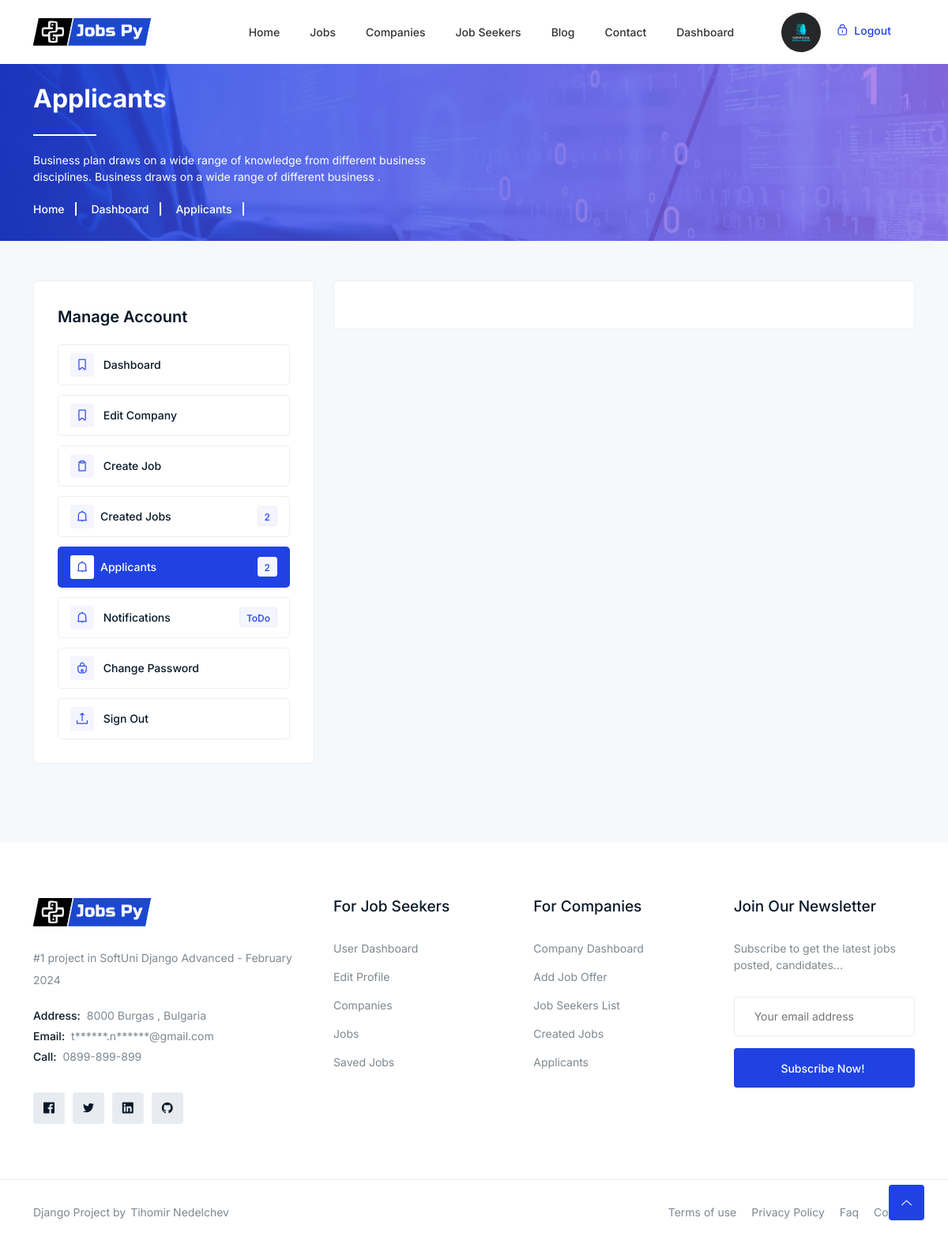
/company/company-applicant/jobs-aplicant/2/ (signed in), run on an earlier commit of the app's database.
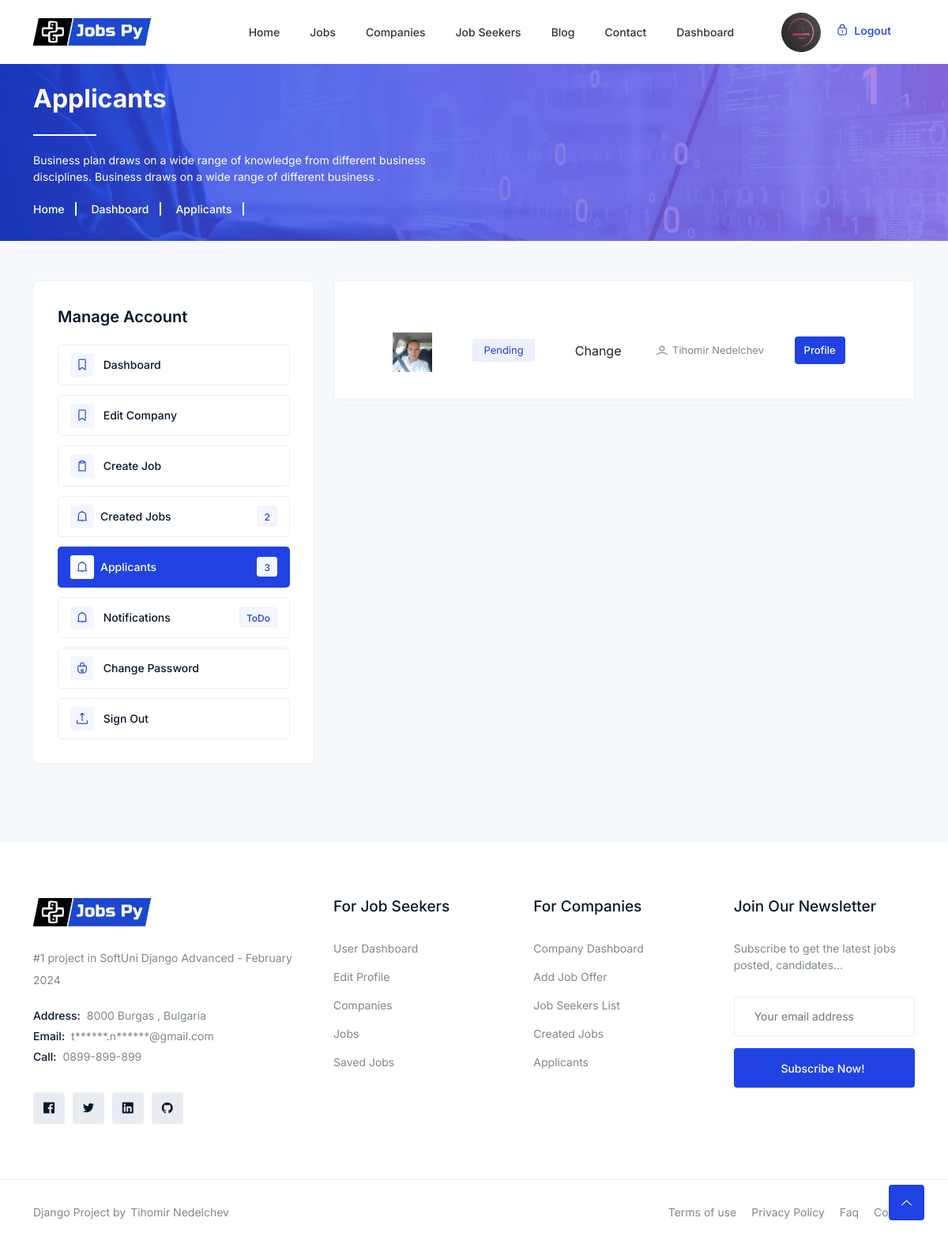
And on a later commit of the database.
### jobsPy/accounts/models.py (models this page shows)
class Account(AbstractBaseUser, PermissionsMixin):
    username = None
    ROLE_CHOICES = (
        ('jobseeker', 'Job Seeker'),
        ('company', 'Company'),
    )
    role = models.CharField(max_length=10, choices=ROLE_CHOICES)
    date_joined = models.DateTimeField(auto_now_add=True)
    last_login = models.DateTimeField(auto_now_add=True)
    email = models.EmailField(max_length=100, unique=True, null=False, blank=False)
    USERNAME_FIELD = 'email'
    EMAIL_FIELD = 'email'
    REQUIRED_FIELDS = []
    objects = AccountModel()
    is_staff = models.BooleanField(default=False)

### jobsPy/company/models.py (models this page shows)
class CompanyProfile(models.Model):
    user = models.OneToOneField(UserModel, on_delete=models.CASCADE, primary_key=True, related_name="company")
    name = models.CharField(max_length=40, null=False, blank=False)
    description = RichTextField(null=False, blank=False)
    location = models.CharField(max_length=40, null=False, blank=False)
    phone = models.CharField(max_length=20, null=True, blank=True)
    address = models.CharField(null=False, blank=False, max_length=200)
    email = models.EmailField(max_length=254, null=False, blank=False)
    image = models.ImageField(null=True, blank=True, upload_to="company/image")
    website_url = models.URLField(max_length=200, null=True, blank=True)
    linkedin_url = models.URLField(max_length=200, null=True, blank=True)
    facebook_url = models.URLField(max_length=200, null=True, blank=True)
    employees = models.PositiveIntegerField(null=False, blank=False)
    foundation_year = models.PositiveIntegerField(null=False, blank=False)
    skills = models.ManyToManyField(Skills, related_name="Technologies")
    activated = models.BooleanField(default=False)
    @property
    def get_all_applicant(self):
        return Applicant.objects.filter(job__user=self.user, job__is_published=True).count()

### jobsPy/jobs/models.py (models this page shows, shortened)
class Job(models.Model):
    user = models.ForeignKey(UserModel,  on_delete=models.CASCADE)
    title = models.CharField(max_length=300)
    slug = models.SlugField(allow_unicode=True, max_length=100, unique=True)
    category = models.ForeignKey(Category,  on_delete=models.CASCADE)
    seniority = models.ForeignKey(Seniority, on_delete=models.SET_NULL, blank=True, null=True)
    description = RichTextField(null=False, blank=False)
    responsibilities = RichTextField(null=False, blank=False)
    benefits = RichTextField(null=True, blank=True)
    job_image = models.ImageField(null=True, blank=True, upload_to="jobs/image", default="images/default/default.jpg")
    vacancy = models.IntegerField(null=True, blank=True)
    location = models.CharField(max_length=300,)
    job_type = models.CharField(choices=JOB_TYPE, max_length=10)
    salary = models.CharField(max_length=30, blank=True)
    deadline = models.DateField()
    is_published = models.BooleanField(default=True)
    created_at = models.DateTimeField(auto_now_add=True)
    modified_at = models.DateTimeField(auto_now=True)
    needed_skills = models.ManyToManyField(Skills, related_name="needed_skills")

class Applicant(models.Model):
    user = models.ForeignKey(UserModel, on_delete=models.CASCADE)
    job = models.ForeignKey(Job, on_delete=models.CASCADE, related_name="applicants")
    created_at = models.DateTimeField(auto_now_add=True)
    comment = models.TextField(blank=True, null=True)
    status = models.SmallIntegerField(default=1)
    class Meta:
        ordering = ["id"]
        unique_together = ["user", "job"]
    @property
    def get_status(self):
        if self.status == 1:
            return "Pending"
        elif self.status == 2:
            return "Accepted"
        else:
            return "Rejected"

### jobsPy/jobseekers/models.py (models this page shows, shortened)
class JobSeeker(models.Model):
    user = models.OneToOneField(UserModel, on_delete=models.CASCADE, primary_key=True)
    first_name = models.CharField(max_length=50, blank=False, null=False)
    last_name = models.CharField(max_length=50, blank=False, null=False)
    city = models.CharField(max_length=50, blank=False, null=False)
    nationality = models.CharField(max_length=50, blank=False, null=False)
    occupation = models.CharField(max_length=50, blank=False, null=False)
    seniority = models.ForeignKey(Seniority, on_delete=models.SET_NULL, blank=True, null=True)
    website = models.URLField(max_length=70, blank=True, null=True)
    linkedin = models.URLField(blank=False, null=False, max_length=50)
    facebook = models.URLField(blank=False, null=False, max_length=50)
    github = models.URLField(blank=False, null=False, max_length=50)
    about = RichTextField(blank=False, null=False)
    phone_number = models.CharField(max_length=50, blank=True, null=True)
    profile_picture = models.ImageField(
        blank=True, null=True, upload_to='images/profile')
    gender = models.CharField(blank=False, null=False,
                              choices=GENDER_TYPE, max_length=1)
    marital_status = models.CharField(blank=False, null=False, max_length=20, choices=MARITAL_STATUS)
    skills = models.ManyToManyField(Skills, related_name="skills")
    activated = models.BooleanField(default=False)

### jobsPy/company/views.py (the view)
# urls.py: path('company-applicant/jobs-aplicant/<int:pk>/', ApplicantList.as_view(), name="applicant_list"),
class ApplicantList(LoginRequiredMixin, CompanyRoleRequiredMixin,ListView):
    model = Applicant
    template_name = 'company/applicant_list.html'  # Create this template if needed
    def get_queryset(self):
        job_pk = self.kwargs['pk']
        job = get_object_or_404(Job, pk=job_pk)
        return job.applicants.all()

### jobsPy/core/accounts_mixins.py (called while the page is built)
    def dispatch(self, request, *args, **kwargs):
        if request.user.is_authenticated and request.user.role == "company":
            return super().dispatch(request, *args, **kwargs)
        else:
            return render(request, '403.html', status=403)

### templates/company/applicant_list.html (shortened to what this page needs)
{% extends 'base.html' %}
{% block main_content %}
    <div class="breadcrumbs overlay">
        <div class="container">
            <div class="row">
                <div class="col-12">
                    <div class="breadcrumbs-content">
                        <h1 class="page-title">Applicants</h1>
                        <p>Business plan draws on a wide range of knowledge from different business<br> disciplines.
                            Business draws on a wide range of different business .</p>
                    </div>
                    <ul class="breadcrumb-nav">
                        <li><a href="{% url 'index' %}">Home</a></li>
                        <li><a href="{% url 'company-dashboard' %}">Dashboard</a></li>
                        <li><a href="{% url 'jobs-applicants' %}">Applicants</a></li>
                    </ul>
                </div>
            </div>
        </div>
    </div>
    <div class="bookmarked section">
        <div class="container">
            <div class="alerts-inner">
                <div class="row">
{% include 'company/company-menu.html' %}
                    <div class="col-lg-8 col-12">
                        <div class="job-items">
                            {% for obj in object_list %}
                            <div class="manage-content">
                                <div class="row align-items-center justify-content-center">
                                    <div class="col-lg-2 col-md-5 col-12">
                                        <div class="title-img">
                                            <div class="can-img">
                                                {% if obj.user.jobseeker.profile_picture %}
                                                <img src="{{  obj.user.jobseeker.profile_picture.url }}" alt="#">
                                                {% endif %}
                                            </div>
                                        </div>
                                    </div>
                                    <div class="col-lg-2 col-md-2 col-12">
                                        <p><span class="time {% if obj.status == 3 %}rejected{% elif obj.status == 2 %}apply{% endif %}">{{ obj.get_status }}</span></p>
                                    </div>
                                    <div class="col-lg-2 col-md-2 col-12">
                                            <a href="{% url 'change-status' obj.pk %}" class="btn">Change</a>
                                    </div>
                                    <div class="col-lg-3 col-md-3 col-12">
                                        <p class="location"><i class="lni lni-user"></i>{{ obj.user.jobseeker.first_name }} {{ obj.user.jobseeker.last_name }}</p>
                                    </div>
                                    <div class="col-lg-2 col-md-2 col-12">
                                        <div class="button">
                                           {% if obj.user.jobseeker %}
                                            <a href="{% url 'jobseeker details' obj.user.jobseeker.pk %}" class="btn">Profile</a>
                                            {% endif %}
                                        </div>
                                    </div>
                                </div>
                            </div>
                            {% endfor %}
                        </div>
                    </div>
                </div>
            </div>
        </div>
    </div>
{% endblock %}

### templates/base.html (shortened to what the changed rows need)
{% load static %}
{% load socialaccount %}
<!DOCTYPE html>
<html class="no-js" lang="zxx">
<head>
    <link rel="stylesheet" href="{% static '/css/bootstrap.min.css' %}" />
    <link rel="stylesheet" href="{% static '/css/LineIcons.2.0.css' %}" />
    <link rel="stylesheet" href="{% static '/css/animate.css' %}" />
    <link rel="stylesheet" href="{% static '/css/tiny-slider.css' %}" />
    <link rel="stylesheet" href="{% static '/css/glightbox.min.css' %}" />
    <link rel="stylesheet" href="{% static '/css/main.css' %}" />
    <link rel="stylesheet" href="{% static '/css/flaticon.css' %}" />
</head>
<body>
    <header class="header style4">
        <div class="navbar-area">
            <div class="container">
                <div class="row align-items-center">
                    <div class="col-lg-12">
                        <nav class="navbar navbar-expand-lg">
                            <div class="button">
                                {% if user.is_authenticated %}
                                {% if user.company.image %}
                                    <a href="{% url 'login_redirect_dashboard' %} "><img class="user-profile-small" src="{{ user.company.image.url }}" alt="Logo"></a>
                                {% elif user.jobseeker.profile_picture %}
                                    <a href="{% url 'login_redirect_dashboard' %} "><img class="user-profile-small" src="{{ user.jobseeker.profile_picture.url }}" alt="Logo"></a>
                                {% endif %}
                                {% else %}
                                <a href="{% url 'login' %}"   class="login"><i
                                        class="lni lni-lock-alt"></i> Login</a>
                                <a href="{% url 'registration' %}"  class="btn">Sign Up</a>
                                {% endif %}
                            </div>
                        </nav>
                    </div>
                </div>
            </div>
        </div>
    </header>
{% block main_content %}
{% endblock %}
</body>
</html>

### templates/company/company-menu.html (shortened to what this page needs)
                    <div class="col-lg-4 col-12">
                        <div class="dashbord-sidebar">
                            <ul>
                                <li class="heading">Manage Account</li>
                              <li><a class="{% if request.resolver_match.url_name == 'company-dashboard' %}active{% endif %}" href="{% url 'company-dashboard'  %}"><i class="lni lni-bookmark"></i> Dashboard </a></li>
                                <li><a class="" href="{% url 'edit-company-profile' request.user.id %}"><i class="lni lni-bookmark"></i> Edit Company </a></li>
                                <li><a class="{% if request.resolver_match.url_name == 'create_job' %}active{% endif %}"  href="{% url 'create_job' %}"><i class="lni lni-clipboard"></i> Create Job</a></li>
                                <li><a class="" href="{% url 'created-jobs' %}"><i class="lni lni-alarm"></i>Created Jobs <span class="notifi">{{ request.user.job_set.all|length }}</span></a></li>
                                <li><a class="{% if request.resolver_match.url_name == 'jobs-applicants' %}active{% elif request.resolver_match.url_name == 'applicant_list' %}active{% endif %}" href="{% url 'jobs-applicants' %}"><i class="lni lni-alarm"></i>Applicants <span class="notifi">{{ request.user.company.get_all_applicant }}</span></a></li>
                                <li><a  href="#"><i class="lni lni-alarm"></i> Notifications <span
                                            class="notifi">ToDo</span></a></li>
                                <li><a href="{% url 'change-password' %}"><i class="lni lni-lock"></i> Change Password</a></li>
                                <li><a href="{% url 'sing-out' %}"><i class="lni lni-upload"></i> Sign Out</a></li>
                            </ul>
                        </div>
                    </div>

What changed in the data, as far as the page shows it:
changed Account: company.image: a different picture; user.company.get_all_applicant "2" → "3"
added Applicant: user.jobseeker.profile_picture (picture), get_status "Pending", user.jobseeker.first_name "Tihomir", user.jobseeker.last_name "Nedelchev", shows "Profile"
